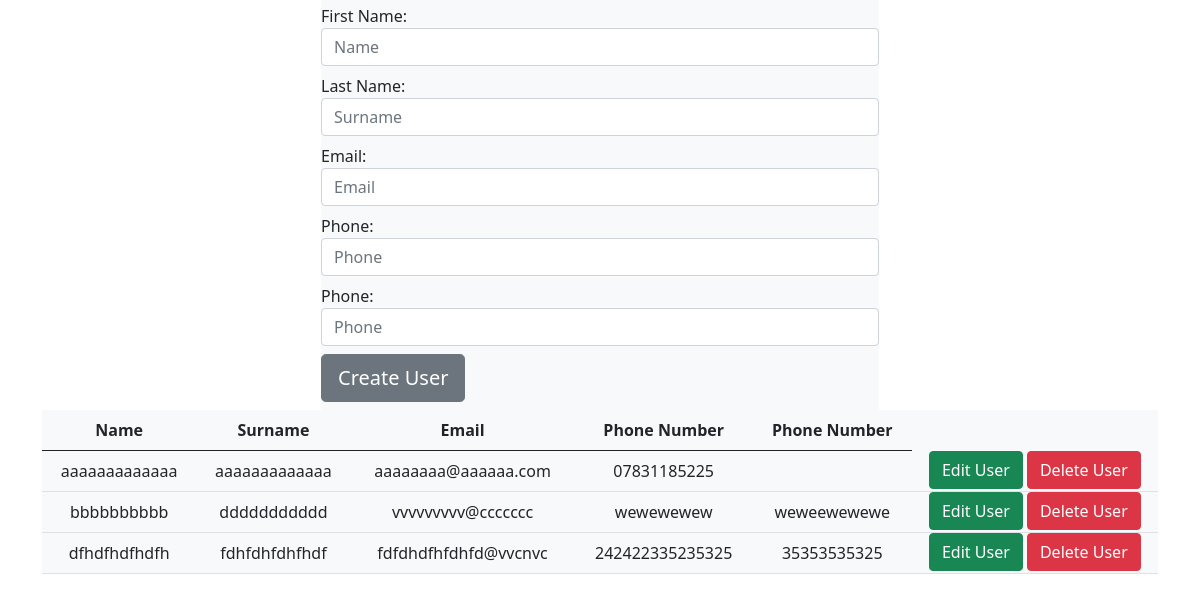
Before: / with the older database file.
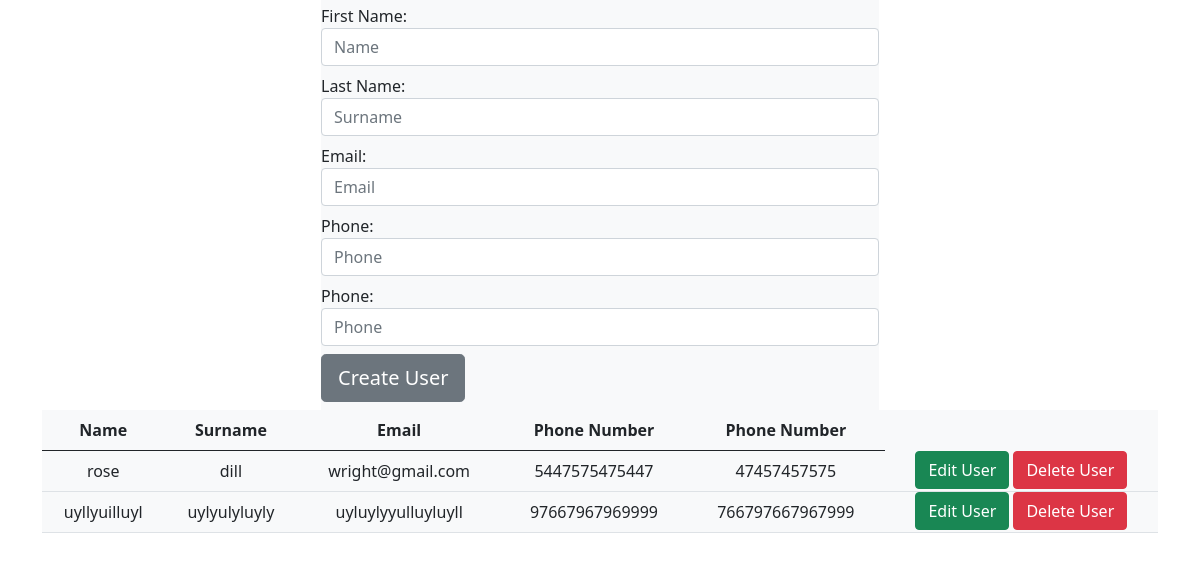
After: the same page with the newer database file.
### app.py (models this page shows)
class People(db.Model):
    id = db.Column(db.Integer(), primary_key=True)
    name = db.Column(db.String(length=30), nullable=False)
    surname = db.Column(db.String(length=30), nullable=False)
    email_address = db.Column(db.String(length=50),
                              nullable=False, unique=True)

class Phones(db.Model):
    id = db.Column(db.Integer(), primary_key=True)
    phone_number = db.Column(db.String(length=14), nullable=True)
    phone_number1 = db.Column(db.String(length=14), nullable=True)
    person_id = db.Column(db.Integer(), db.ForeignKey('people.id'))

### app.py (the view, shortened to what this page needs)
@app.route('/', methods=['POST', 'GET'])
def homepage():
    all_users = db.session.query(People, Phones).join(
        Phones).filter().order_by(People.name).all()
    form = Create_User()
    return render_template('home.html', all_users=all_users, form=form)

### app.py
class Create_User(FlaskForm):
    name = StringField(label='First Name:', validators=[DataRequired()])
    surname = StringField(label='Last Name:', validators=[DataRequired()])
    email = StringField(label='Email:', validators=[DataRequired()])
    phone = StringField(label='Phone:', validators=[DataRequired()])
    phone1 = StringField(label='Phone:', validators=[DataRequired()])
    submit = SubmitField(label='Create User', validators=[DataRequired()])

### templates/home.html
{% extends 'base.html' %} {% block title %} Blueprint Fabric {% endblock %} {%
block content %}
<div class="container">
  <div class="row">
    <div class="col-12">
      <div style="padding: 0px 25%">
        <form action="" class="form bg-light" method="post">
          {{ form.hidden_tag() }} {{ form.name.label(class="mb-0 mt-1") }}
          {{form.name(class="form-control",placeholder="Name") }} {{
          form.surname.label(class="mb-0 mt-2") }} {{
          form.surname(class="form-control",placeholder="Surname") }} {{
          form.email.label(class="mb-0 mt-2") }}
          {{form.email(class="form-control ",placeholder="Email") }} {{
          form.phone.label(class="mb-0 mt-2") }}
          {{form.phone(class="form-control ",placeholder="Phone") }} {{
          form.phone1.label(class="mb-0 mt-2") }}
          {{form.phone1(class="form-control ",placeholder="Phone") }} {{
          form.submit(class="btn mt-2 mb-2 btn-lg btn-secondary")}}
        </form>
      </div>
      <table class="table bg-light text-center">
        <thead>
          <tr>
            <th scope="col-1">Name</th>
            <th scope="col-1">Surname</th>
            <th scope="col-1">Email</th>
            <th scope="col-1">Phone Number</th>
            <th scope="col-1">Phone Number</th>
          </tr>
        </thead>
        <tbody>
          {% for user in all_users %}
          <tr>
            <td>{{user[0].name}}</td>
            <td>{{user[0].surname}}</td>
            <td>{{user[0].email_address}}</td>
            <td>{{user[1].phone_number}}</td>
            <td>{{user[1].phone_number1}}</td>
            <td class="p-0 m-0">
              <a
                class="btn btn-success"
                href="{{url_for('edit_number', id=user[0].id)}}"
                >Edit User</a
              >
              <a
                class="btn btn-danger m-0"
                href="{{url_for('delete_row', id=user[0].id)}}"
                >Delete User</a
              >
            </td>
          </tr>
          {% endfor %}
        </tbody>
      </table>
    </div>
  </div>
</div>
{% endblock %}

### templates/base.html (shortened to what this page needs)
<!DOCTYPE html>
<html lang="en">
<head>
    <link href="https://cdn.jsdelivr.net/npm/bootstrap@5.0.2/dist/css/bootstrap.min.css" rel="stylesheet">
    <link
      rel="stylesheet"
      href="{{url_for('static', filename='/style.css')}}"
    />
</head>
<body>
{% block content %} {% endblock %}
</body>
</html>

Changed rows visible on the page:
removed People: name "aaaaaaaaaaaaa", surname "aaaaaaaaaaaaa", email_address "aaaaaaaa@aaaaaa.com", phone_number "07831185225"
removed People: name "bbbbbbbbbb", surname "ddddddddddd", email_address "vvvvvvvvv@ccccccc", phone_number "wewewewew", phone_number1 "weweewewewe"
removed People: name "dfhdfhdfhdfh", surname "fdhfdhfdhfhdf", email_address "fdfdhdfhfdhfd@vvcnvc", phone_number "242422335235325", phone_number1 "35353535325"
added People: name "rose", surname "dill", email_address "wright@gmail.com", phone_number "5447575475447", phone_number1 "47457457575"
added People: name "uyllyuilluyl", surname "uylyulyluyly", email_address "uyluylyyulluyluyll", phone_number "97667967969999", phone_number1 "766797667967999"
